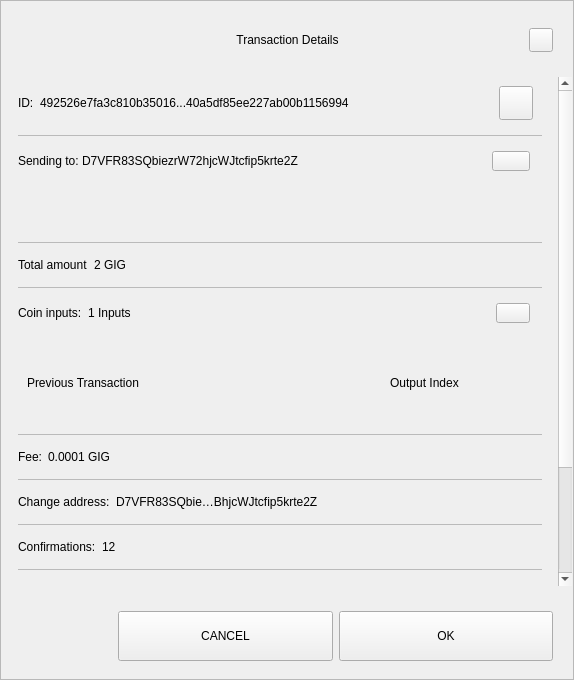
<?xml version="1.0" encoding="UTF-8"?>
<ui version="4.0">
 <class>TxDetailDialog</class>
 <widget class="QWidget" name="TxDetailDialog">
  <property name="geometry">
   <rect>
    <x>0</x>
    <y>0</y>
    <width>574</width>
    <height>680</height>
   </rect>
  </property>
  <property name="sizePolicy">
   <sizepolicy hsizetype="Preferred" vsizetype="Expanding">
    <horstretch>0</horstretch>
    <verstretch>0</verstretch>
   </sizepolicy>
  </property>
  <property name="minimumSize">
   <size>
    <width>574</width>
    <height>500</height>
   </size>
  </property>
  <property name="windowTitle">
   <string>Form</string>
  </property>
  <property name="styleSheet">
   <string notr="true"/>
  </property>
  <layout class="QVBoxLayout" name="verticalLayout_3">
   <property name="spacing">
    <number>0</number>
   </property>
   <property name="leftMargin">
    <number>0</number>
   </property>
   <property name="topMargin">
    <number>0</number>
   </property>
   <property name="rightMargin">
    <number>0</number>
   </property>
   <property name="bottomMargin">
    <number>0</number>
   </property>
   <item>
    <widget class="QFrame" name="frame">
     <property name="sizePolicy">
      <sizepolicy hsizetype="Preferred" vsizetype="Expanding">
       <horstretch>0</horstretch>
       <verstretch>0</verstretch>
      </sizepolicy>
     </property>
     <property name="styleSheet">
      <string notr="true"/>
     </property>
     <property name="frameShape">
      <enum>QFrame::StyledPanel</enum>
     </property>
     <property name="frameShadow">
      <enum>QFrame::Raised</enum>
     </property>
     <layout class="QVBoxLayout" name="verticalLayout">
      <property name="leftMargin">
       <number>0</number>
      </property>
      <property name="rightMargin">
       <number>0</number>
      </property>
      <item>
       <layout class="QHBoxLayout" name="horizontalLayout_3">
        <property name="spacing">
         <number>0</number>
        </property>
        <property name="leftMargin">
         <number>20</number>
        </property>
        <property name="topMargin">
         <number>10</number>
        </property>
        <property name="rightMargin">
         <number>20</number>
        </property>
        <item>
         <spacer name="horizontalSpacer_1">
          <property name="orientation">
           <enum>Qt::Horizontal</enum>
          </property>
          <property name="sizeHint" stdset="0">
           <size>
            <width>40</width>
            <height>20</height>
           </size>
          </property>
         </spacer>
        </item>
        <item>
         <widget class="QLabel" name="labelTitle">
          <property name="minimumSize">
           <size>
            <width>0</width>
            <height>40</height>
           </size>
          </property>
          <property name="maximumSize">
           <size>
            <width>16777215</width>
            <height>40</height>
           </size>
          </property>
          <property name="styleSheet">
           <string notr="true">padding-left:24px;</string>
          </property>
          <property name="text">
           <string>Transaction Details</string>
          </property>
          <property name="alignment">
           <set>Qt::AlignCenter</set>
          </property>
          <property name="margin">
           <number>7</number>
          </property>
         </widget>
        </item>
        <item>
         <spacer name="horizontalSpacer_2">
          <property name="orientation">
           <enum>Qt::Horizontal</enum>
          </property>
          <property name="sizeHint" stdset="0">
           <size>
            <width>40</width>
            <height>20</height>
           </size>
          </property>
         </spacer>
        </item>
        <item>
         <widget class="QPushButton" name="btnEsc">
          <property name="minimumSize">
           <size>
            <width>24</width>
            <height>24</height>
           </size>
          </property>
          <property name="maximumSize">
           <size>
            <width>24</width>
            <height>24</height>
           </size>
          </property>
          <property name="focusPolicy">
           <enum>Qt::NoFocus</enum>
          </property>
          <property name="text">
           <string/>
          </property>
         </widget>
        </item>
       </layout>
      </item>
      <item>
       <spacer name="verticalSpacer">
        <property name="orientation">
         <enum>Qt::Vertical</enum>
        </property>
        <property name="sizeType">
         <enum>QSizePolicy::Fixed</enum>
        </property>
        <property name="sizeHint" stdset="0">
         <size>
          <width>20</width>
          <height>10</height>
         </size>
        </property>
       </spacer>
      </item>
      <item>
       <widget class="QWidget" name="layoutScroll" native="true">
        <property name="minimumSize">
         <size>
          <width>0</width>
          <height>0</height>
         </size>
        </property>
        <layout class="QVBoxLayout" name="verticalLayout_4">
         <property name="leftMargin">
          <number>0</number>
         </property>
         <property name="topMargin">
          <number>0</number>
         </property>
         <property name="rightMargin">
          <number>0</number>
         </property>
         <item>
          <widget class="QScrollArea" name="scrollArea">
           <property name="styleSheet">
            <string notr="true">#scrollArea {
background:transparent;
}</string>
           </property>
           <property name="horizontalScrollBarPolicy">
            <enum>Qt::ScrollBarAlwaysOff</enum>
           </property>
           <property name="sizeAdjustPolicy">
            <enum>QAbstractScrollArea::AdjustIgnored</enum>
           </property>
           <property name="widgetResizable">
            <bool>true</bool>
           </property>
           <property name="alignment">
            <set>Qt::AlignLeading|Qt::AlignLeft|Qt::AlignTop</set>
           </property>
           <widget class="QWidget" name="scrollAreaWidgetContents">
            <property name="geometry">
             <rect>
              <x>0</x>
              <y>0</y>
              <width>556</width>
              <height>672</height>
             </rect>
            </property>
            <property name="autoFillBackground">
             <bool>false</bool>
            </property>
            <property name="styleSheet">
             <string notr="true">#scrollAreaWidgetContents {
background:transparent;
}</string>
            </property>
            <layout class="QVBoxLayout" name="verticalLayout_7">
             <property name="spacing">
              <number>0</number>
             </property>
             <property name="sizeConstraint">
              <enum>QLayout::SetDefaultConstraint</enum>
             </property>
             <property name="leftMargin">
              <number>0</number>
             </property>
             <property name="topMargin">
              <number>0</number>
             </property>
             <property name="rightMargin">
              <number>0</number>
             </property>
             <property name="bottomMargin">
              <number>0</number>
             </property>
             <item>
              <widget class="QWidget" name="content" native="true">
               <layout class="QVBoxLayout" name="verticalLayout_2">
                <property name="leftMargin">
                 <number>16</number>
                </property>
                <property name="topMargin">
                 <number>0</number>
                </property>
                <property name="rightMargin">
                 <number>16</number>
                </property>
                <item>
                 <widget class="QWidget" name="contentID" native="true">
                  <layout class="QHBoxLayout" name="horizontalLayout_12" stretch="0,1,0">
                   <property name="leftMargin">
                    <number>0</number>
                   </property>
                   <item>
                    <widget class="QLabel" name="labelId">
                     <property name="maximumSize">
                      <size>
                       <width>16777215</width>
                       <height>16777215</height>
                      </size>
                     </property>
                     <property name="text">
                      <string>ID:</string>
                     </property>
                    </widget>
                   </item>
                   <item>
                    <widget class="QLabel" name="textId">
                     <property name="text">
                      <string>492526e7fa3c810b35016...40a5df85ee227ab00b1156994</string>
                     </property>
                    </widget>
                   </item>
                   <item>
                    <widget class="QPushButton" name="pushCopy">
                     <property name="minimumSize">
                      <size>
                       <width>34</width>
                       <height>34</height>
                      </size>
                     </property>
                     <property name="maximumSize">
                      <size>
                       <width>34</width>
                       <height>34</height>
                      </size>
                     </property>
                     <property name="focusPolicy">
                      <enum>Qt::NoFocus</enum>
                     </property>
                     <property name="text">
                      <string/>
                     </property>
                     <property name="iconSize">
                      <size>
                       <width>24</width>
                       <height>24</height>
                      </size>
                     </property>
                    </widget>
                   </item>
                  </layout>
                 </widget>
                </item>
                <item>
                 <widget class="QLabel" name="labelDivider9">
                  <property name="maximumSize">
                   <size>
                    <width>16777215</width>
                    <height>1</height>
                   </size>
                  </property>
                  <property name="styleSheet">
                   <string notr="true">background-color:#bababa;</string>
                  </property>
                  <property name="text">
                   <string/>
                  </property>
                 </widget>
                </item>
                <item>
                 <widget class="QWidget" name="contentOutputs" native="true">
                  <layout class="QHBoxLayout" name="horizontalLayout_11" stretch="0,3,0">
                   <property name="spacing">
                    <number>0</number>
                   </property>
                   <property name="leftMargin">
                    <number>0</number>
                   </property>
                   <property name="rightMargin">
                    <number>12</number>
                   </property>
                   <item>
                    <widget class="QLabel" name="labelSend">
                     <property name="maximumSize">
                      <size>
                       <width>16777215</width>
                       <height>16777215</height>
                      </size>
                     </property>
                     <property name="text">
                      <string>Sending to: </string>
                     </property>
                    </widget>
                   </item>
                   <item>
                    <widget class="QLabel" name="textSend">
                     <property name="text">
                      <string>D7VFR83SQbiezrW72hjcWJtcfip5krte2Z </string>
                     </property>
                    </widget>
                   </item>
                   <item>
                    <widget class="QPushButton" name="pushOutputs">
                     <property name="minimumSize">
                      <size>
                       <width>34</width>
                       <height>20</height>
                      </size>
                     </property>
                     <property name="maximumSize">
                      <size>
                       <width>38</width>
                       <height>20</height>
                      </size>
                     </property>
                     <property name="focusPolicy">
                      <enum>Qt::NoFocus</enum>
                     </property>
                     <property name="styleSheet">
                      <string notr="true"/>
                     </property>
                     <property name="text">
                      <string/>
                     </property>
                    </widget>
                   </item>
                  </layout>
                 </widget>
                </item>
                <item>
                 <widget class="QScrollArea" name="outputsScrollArea">
                  <property name="minimumSize">
                   <size>
                    <width>0</width>
                    <height>50</height>
                   </size>
                  </property>
                  <property name="styleSheet">
                   <string notr="true">#outputsScrollArea {
background:transparent;
}</string>
                  </property>
                  <property name="widgetResizable">
                   <bool>true</bool>
                  </property>
                  <widget class="QWidget" name="container_outputs_base">
                   <property name="geometry">
                    <rect>
                     <x>0</x>
                     <y>0</y>
                     <width>522</width>
                     <height>48</height>
                    </rect>
                   </property>
                   <property name="styleSheet">
                    <string notr="true">#container_outputs_base {
background:transparent;
}</string>
                   </property>
                  </widget>
                 </widget>
                </item>
                <item>
                 <widget class="QLabel" name="labelDivider8">
                  <property name="maximumSize">
                   <size>
                    <width>16777215</width>
                    <height>1</height>
                   </size>
                  </property>
                  <property name="styleSheet">
                   <string notr="true">background-color:#bababa;</string>
                  </property>
                  <property name="text">
                   <string/>
                  </property>
                 </widget>
                </item>
                <item>
                 <widget class="QWidget" name="contentAmount" native="true">
                  <layout class="QHBoxLayout" name="horizontalLayout_4" stretch="0,1">
                   <property name="leftMargin">
                    <number>0</number>
                   </property>
                   <item>
                    <widget class="QLabel" name="labelAmount">
                     <property name="maximumSize">
                      <size>
                       <width>16777215</width>
                       <height>16777215</height>
                      </size>
                     </property>
                     <property name="text">
                      <string>Total amount</string>
                     </property>
                    </widget>
                   </item>
                   <item>
                    <widget class="QLabel" name="textAmount">
                     <property name="text">
                      <string>2 GIG</string>
                     </property>
                    </widget>
                   </item>
                  </layout>
                 </widget>
                </item>
                <item>
                 <widget class="QLabel" name="labelDivider6">
                  <property name="maximumSize">
                   <size>
                    <width>16777215</width>
                    <height>1</height>
                   </size>
                  </property>
                  <property name="styleSheet">
                   <string notr="true">background-color:#bababa;</string>
                  </property>
                  <property name="text">
                   <string/>
                  </property>
                 </widget>
                </item>
                <item>
                 <widget class="QWidget" name="contentInputs" native="true">
                  <layout class="QHBoxLayout" name="horizontalLayout" stretch="0,2,0">
                   <property name="leftMargin">
                    <number>0</number>
                   </property>
                   <property name="rightMargin">
                    <number>12</number>
                   </property>
                   <item>
                    <widget class="QLabel" name="labelInputs">
                     <property name="sizePolicy">
                      <sizepolicy hsizetype="Minimum" vsizetype="Preferred">
                       <horstretch>0</horstretch>
                       <verstretch>0</verstretch>
                      </sizepolicy>
                     </property>
                     <property name="maximumSize">
                      <size>
                       <width>16777215</width>
                       <height>16777215</height>
                      </size>
                     </property>
                     <property name="text">
                      <string>Coin inputs:</string>
                     </property>
                    </widget>
                   </item>
                   <item>
                    <widget class="QLabel" name="textInputs">
                     <property name="text">
                      <string>1 Inputs</string>
                     </property>
                    </widget>
                   </item>
                   <item>
                    <widget class="QPushButton" name="pushInputs">
                     <property name="maximumSize">
                      <size>
                       <width>34</width>
                       <height>20</height>
                      </size>
                     </property>
                     <property name="focusPolicy">
                      <enum>Qt::NoFocus</enum>
                     </property>
                     <property name="styleSheet">
                      <string notr="true"/>
                     </property>
                     <property name="text">
                      <string/>
                     </property>
                    </widget>
                   </item>
                  </layout>
                 </widget>
                </item>
                <item>
                 <widget class="QFrame" name="gridInputs">
                  <property name="sizePolicy">
                   <sizepolicy hsizetype="Preferred" vsizetype="MinimumExpanding">
                    <horstretch>0</horstretch>
                    <verstretch>0</verstretch>
                   </sizepolicy>
                  </property>
                  <property name="minimumSize">
                   <size>
                    <width>0</width>
                    <height>90</height>
                   </size>
                  </property>
                  <layout class="QGridLayout" name="gridLayoutInput" columnstretch="5,2" rowminimumheight="0">
                   <property name="sizeConstraint">
                    <enum>QLayout::SetMaximumSize</enum>
                   </property>
                   <property name="verticalSpacing">
                    <number>0</number>
                   </property>
                   <item row="0" column="0" alignment="Qt::AlignLeft">
                    <widget class="QLabel" name="labelTitlePrevTx">
                     <property name="text">
                      <string>Previous Transaction</string>
                     </property>
                    </widget>
                   </item>
                   <item row="0" column="1" alignment="Qt::AlignLeft">
                    <widget class="QLabel" name="labelOutputIndex">
                     <property name="text">
                      <string>Output Index</string>
                     </property>
                     <property name="alignment">
                      <set>Qt::AlignCenter</set>
                     </property>
                    </widget>
                   </item>
                  </layout>
                 </widget>
                </item>
                <item>
                 <widget class="QLabel" name="labelDivider1">
                  <property name="maximumSize">
                   <size>
                    <width>16777215</width>
                    <height>1</height>
                   </size>
                  </property>
                  <property name="styleSheet">
                   <string notr="true">background-color:#bababa;</string>
                  </property>
                  <property name="text">
                   <string/>
                  </property>
                 </widget>
                </item>
                <item>
                 <widget class="QWidget" name="contentFee" native="true">
                  <layout class="QHBoxLayout" name="horizontalLayout_7" stretch="0,1">
                   <property name="leftMargin">
                    <number>0</number>
                   </property>
                   <item>
                    <widget class="QLabel" name="labelFee">
                     <property name="maximumSize">
                      <size>
                       <width>16777215</width>
                       <height>16777215</height>
                      </size>
                     </property>
                     <property name="text">
                      <string>Fee:</string>
                     </property>
                    </widget>
                   </item>
                   <item>
                    <widget class="QLabel" name="textFee">
                     <property name="text">
                      <string>0.0001 GIG</string>
                     </property>
                    </widget>
                   </item>
                  </layout>
                 </widget>
                </item>
                <item>
                 <widget class="QLabel" name="labelDivider2">
                  <property name="maximumSize">
                   <size>
                    <width>16777215</width>
                    <height>1</height>
                   </size>
                  </property>
                  <property name="styleSheet">
                   <string notr="true">background-color:#bababa;</string>
                  </property>
                  <property name="text">
                   <string/>
                  </property>
                 </widget>
                </item>
                <item>
                 <widget class="QWidget" name="contentChangeAddress" native="true">
                  <layout class="QHBoxLayout" name="horizontalLayout_6" stretch="0,1">
                   <property name="leftMargin">
                    <number>0</number>
                   </property>
                   <item>
                    <widget class="QLabel" name="labelChange">
                     <property name="maximumSize">
                      <size>
                       <width>16777215</width>
                       <height>16777215</height>
                      </size>
                     </property>
                     <property name="text">
                      <string>Change address:</string>
                     </property>
                    </widget>
                   </item>
                   <item>
                    <widget class="QLabel" name="textChange">
                     <property name="text">
                      <string>D7VFR83SQbie…BhjcWJtcfip5krte2Z </string>
                     </property>
                    </widget>
                   </item>
                  </layout>
                 </widget>
                </item>
                <item>
                 <widget class="QLabel" name="labelDivider4">
                  <property name="maximumSize">
                   <size>
                    <width>16777215</width>
                    <height>1</height>
                   </size>
                  </property>
                  <property name="styleSheet">
                   <string notr="true">background-color:#bababa;</string>
                  </property>
                  <property name="text">
                   <string/>
                  </property>
                 </widget>
                </item>
                <item>
                 <widget class="QWidget" name="contentConfirmations" native="true">
                  <layout class="QHBoxLayout" name="horizontalLayout_8" stretch="0,1">
                   <property name="leftMargin">
                    <number>0</number>
                   </property>
                   <item>
                    <widget class="QLabel" name="labelConfirmations">
                     <property name="maximumSize">
                      <size>
                       <width>16777215</width>
                       <height>16777215</height>
                      </size>
                     </property>
                     <property name="text">
                      <string>Confirmations:</string>
                     </property>
                    </widget>
                   </item>
                   <item>
                    <widget class="QLabel" name="textConfirmations">
                     <property name="text">
                      <string>12</string>
                     </property>
                    </widget>
                   </item>
                  </layout>
                 </widget>
                </item>
                <item>
                 <widget class="QLabel" name="labelDivider7">
                  <property name="maximumSize">
                   <size>
                    <width>16777215</width>
                    <height>1</height>
                   </size>
                  </property>
                  <property name="styleSheet">
                   <string notr="true">background-color:#bababa;</string>
                  </property>
                  <property name="text">
                   <string/>
                  </property>
                 </widget>
                </item>
                <item>
                 <widget class="QWidget" name="contentSize" native="true">
                  <layout class="QHBoxLayout" name="horizontalLayout_9" stretch="0,1">
                   <property name="leftMargin">
                    <number>0</number>
                   </property>
                   <item>
                    <widget class="QLabel" name="labelSize">
                     <property name="maximumSize">
                      <size>
                       <width>16777215</width>
                       <height>16777215</height>
                      </size>
                     </property>
                     <property name="text">
                      <string>Size:</string>
                     </property>
                    </widget>
                   </item>
                   <item>
                    <widget class="QLabel" name="textSize">
                     <property name="text">
                      <string>2 kB</string>
                     </property>
                    </widget>
                   </item>
                  </layout>
                 </widget>
                </item>
                <item>
                 <widget class="QLabel" name="labelDivider3">
                  <property name="maximumSize">
                   <size>
                    <width>16777215</width>
                    <height>1</height>
                   </size>
                  </property>
                  <property name="styleSheet">
                   <string notr="true">background-color:#bababa;</string>
                  </property>
                  <property name="text">
                   <string/>
                  </property>
                 </widget>
                </item>
                <item>
                 <widget class="QWidget" name="contentDate" native="true">
                  <layout class="QHBoxLayout" name="horizontalLayout_5" stretch="0,1">
                   <property name="leftMargin">
                    <number>0</number>
                   </property>
                   <item>
                    <widget class="QLabel" name="labelDate">
                     <property name="maximumSize">
                      <size>
                       <width>16777215</width>
                       <height>16777215</height>
                      </size>
                     </property>
                     <property name="text">
                      <string>Date:</string>
                     </property>
                    </widget>
                   </item>
                   <item>
                    <widget class="QLabel" name="textDate">
                     <property name="text">
                      <string>May 25, 2017</string>
                     </property>
                    </widget>
                   </item>
                  </layout>
                 </widget>
                </item>
                <item>
                 <widget class="QLabel" name="labelDivider5">
                  <property name="maximumSize">
                   <size>
                    <width>16777215</width>
                    <height>1</height>
                   </size>
                  </property>
                  <property name="styleSheet">
                   <string notr="true">background-color:#bababa;</string>
                  </property>
                  <property name="text">
                   <string/>
                  </property>
                 </widget>
                </item>
                <item>
                 <widget class="QWidget" name="contentStatus" native="true">
                  <layout class="QHBoxLayout" name="horizontalLayout_10" stretch="0,1">
                   <property name="leftMargin">
                    <number>0</number>
                   </property>
                   <item>
                    <widget class="QLabel" name="labelStatus">
                     <property name="maximumSize">
                      <size>
                       <width>16777215</width>
                       <height>16777215</height>
                      </size>
                     </property>
                     <property name="text">
                      <string>Status:</string>
                     </property>
                    </widget>
                   </item>
                   <item>
                    <widget class="QLabel" name="textStatus">
                     <property name="text">
                      <string>Spendable</string>
                     </property>
                    </widget>
                   </item>
                  </layout>
                 </widget>
                </item>
                <item>
                 <spacer name="verticalSpacer_2">
                  <property name="orientation">
                   <enum>Qt::Vertical</enum>
                  </property>
                  <property name="sizeType">
                   <enum>QSizePolicy::Expanding</enum>
                  </property>
                  <property name="sizeHint" stdset="0">
                   <size>
                    <width>20</width>
                    <height>10</height>
                   </size>
                  </property>
                 </spacer>
                </item>
                <item>
                 <widget class="QLabel" name="labelWarning">
                  <property name="text">
                   <string>TextLabel</string>
                  </property>
                  <property name="alignment">
                   <set>Qt::AlignCenter</set>
                  </property>
                 </widget>
                </item>
               </layout>
              </widget>
             </item>
            </layout>
           </widget>
          </widget>
         </item>
        </layout>
       </widget>
      </item>
      <item>
       <widget class="QWidget" name="containerButtons" native="true">
        <layout class="QHBoxLayout" name="horizontalLayout1" stretch="1,2,2">
         <property name="leftMargin">
          <number>10</number>
         </property>
         <property name="rightMargin">
          <number>20</number>
         </property>
         <item>
          <spacer name="horizontalSpacer_3">
           <property name="orientation">
            <enum>Qt::Horizontal</enum>
           </property>
           <property name="sizeHint" stdset="0">
            <size>
             <width>40</width>
             <height>20</height>
            </size>
           </property>
          </spacer>
         </item>
         <item>
          <widget class="QPushButton" name="btnCancel">
           <property name="minimumSize">
            <size>
             <width>200</width>
             <height>50</height>
            </size>
           </property>
           <property name="focusPolicy">
            <enum>Qt::NoFocus</enum>
           </property>
           <property name="text">
            <string>CANCEL</string>
           </property>
          </widget>
         </item>
         <item>
          <widget class="QPushButton" name="btnSave">
           <property name="minimumSize">
            <size>
             <width>200</width>
             <height>50</height>
            </size>
           </property>
           <property name="focusPolicy">
            <enum>Qt::NoFocus</enum>
           </property>
           <property name="text">
            <string>OK</string>
           </property>
          </widget>
         </item>
        </layout>
       </widget>
      </item>
     </layout>
    </widget>
   </item>
  </layout>
 </widget>
 <resources/>
 <connections/>
</ui>
